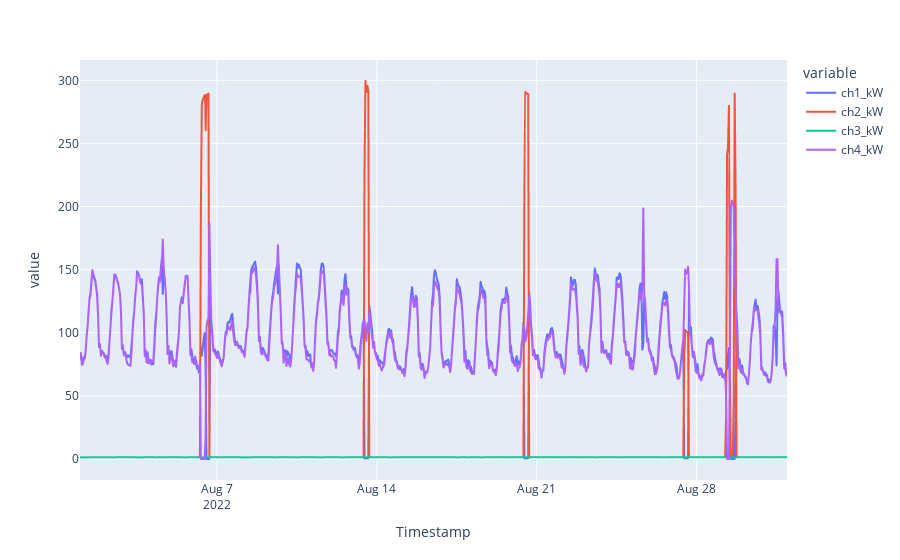

Notebook code cell kept with this figure:
### Code cell
# .plot()

print(dd.loc['2022-08'][['ch1_kW','ch2_kW','ch3_kW','ch4_kW']].mean())
px.line(dd.loc['2022-08'][['ch1_kW','ch2_kW','ch3_kW','ch4_kW']])

### Figure 1 — Plotly figure (JSON) as saved in the notebook; plotly's stock layout.template omitted (floating-point values rounded to 4 significant figures; data arrays with more than 128 entries replaced by an {"elided": "..."} marker saying what was removed)
{"data": [{"hovertemplate": "variable=ch1_kW<br>Timestamp=%{x}<br>value=%{y}<extra></extra>", "legendgroup": "ch1_kW", "line": {"color": "#636efa", "dash": "solid"}, "marker": {"symbol": "circle"}, "mode": "lines", "name": "ch1_kW", "showlegend": true, "type": "scattergl", "x": {"elided": "744 str values"}, "xaxis": "x", "y": {"elided": "744 float values"}, "yaxis": "y"}, {"hovertemplate": "variable=ch2_kW<br>Timestamp=%{x}<br>value=%{y}<extra></extra>", "legendgroup": "ch2_kW", "line": {"color": "#EF553B", "dash": "solid"}, "marker": {"symbol": "circle"}, "mode": "lines", "name": "ch2_kW", "showlegend": true, "type": "scattergl", "x": {"elided": "744 str values"}, "xaxis": "x", "y": {"elided": "744 float values"}, "yaxis": "y"}, {"hovertemplate": "variable=ch3_kW<br>Timestamp=%{x}<br>value=%{y}<extra></extra>", "legendgroup": "ch3_kW", "line": {"color": "#00cc96", "dash": "solid"}, "marker": {"symbol": "circle"}, "mode": "lines", "name": "ch3_kW", "showlegend": true, "type": "scattergl", "x": {"elided": "744 str values"}, "xaxis": "x", "y": {"elided": "744 float values"}, "yaxis": "y"}, {"hovertemplate": "variable=ch4_kW<br>Timestamp=%{x}<br>value=%{y}<extra></extra>", "legendgroup": "ch4_kW", "line": {"color": "#ab63fa", "dash": "solid"}, "marker": {"symbol": "circle"}, "mode": "lines", "name": "ch4_kW", "showlegend": true, "type": "scattergl", "x": {"elided": "744 str values"}, "xaxis": "x", "y": {"elided": "744 float values"}, "yaxis": "y"}], "layout": {"legend": {"title": {"text": "variable"}, "tracegroupgap": 0}, "margin": {"t": 60}, "xaxis": {"anchor": "y", "domain": [0, 1], "title": {"text": "Timestamp"}}, "yaxis": {"anchor": "x", "domain": [0, 1], "title": {"text": "value"}}}}
